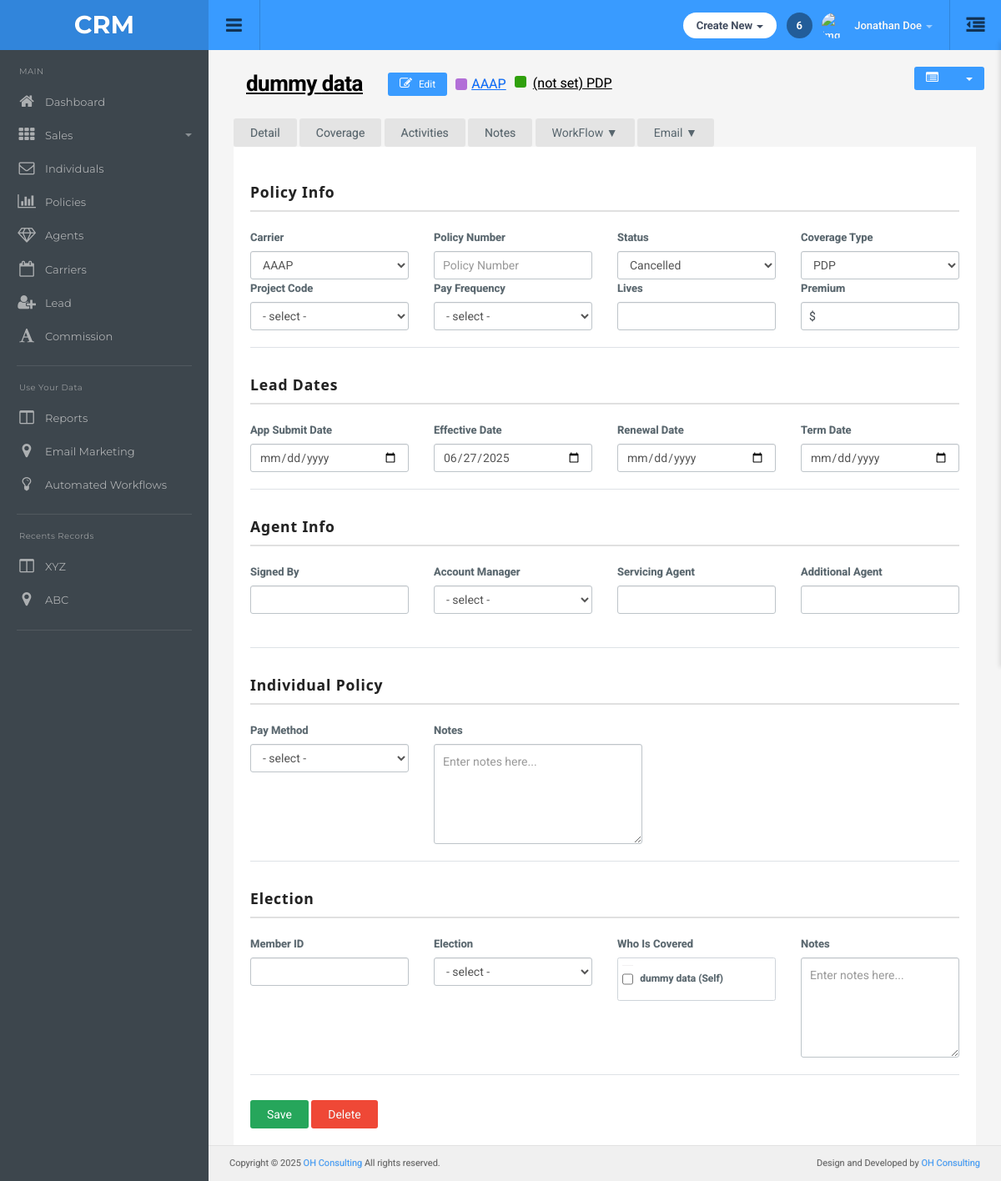
Before: /policy/detail/1/ with the older database file.
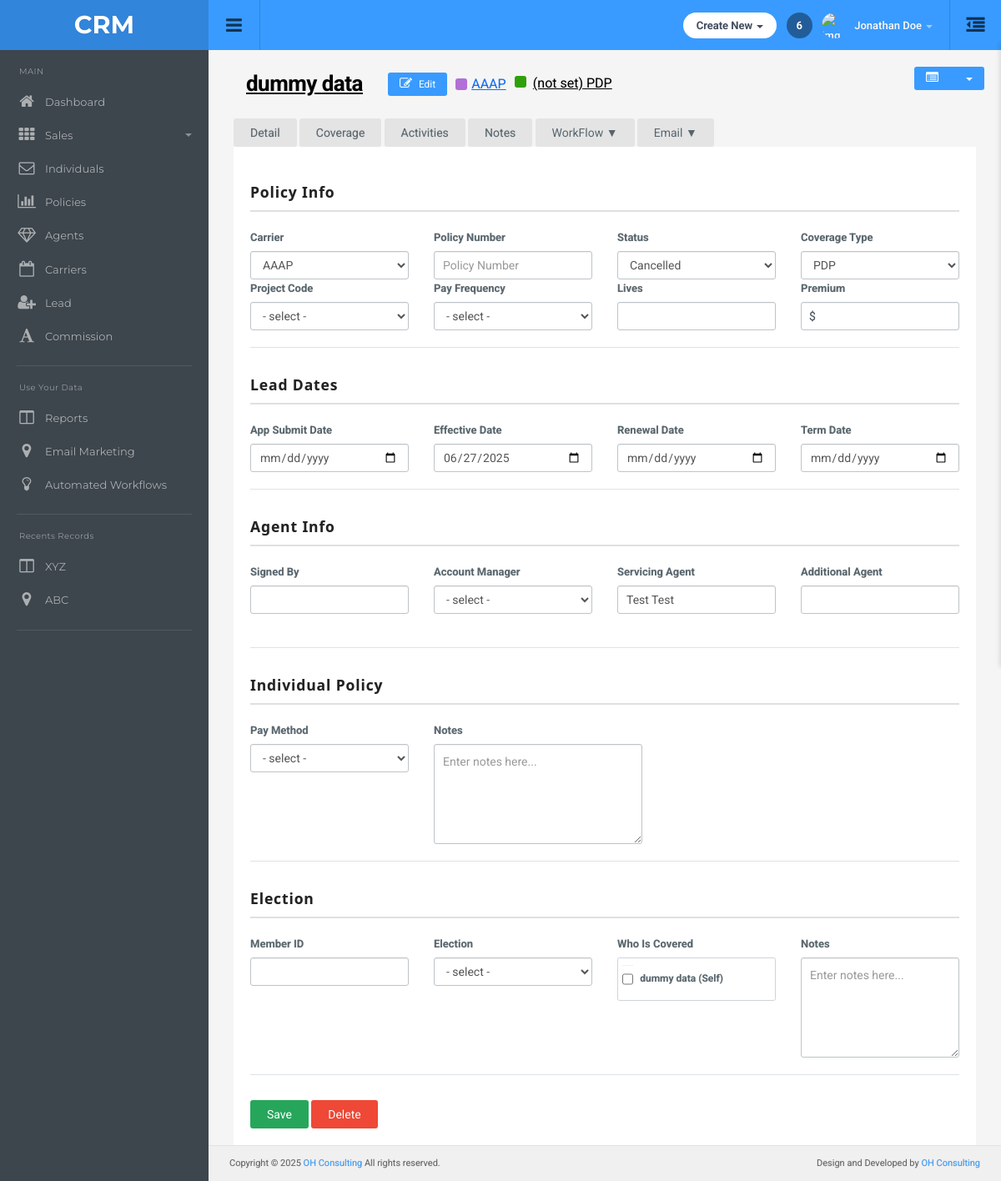
After: the same page with the newer database file.
### main/models.py (models this page shows, shortened)
class Policy(models.Model):
    individual = models.ForeignKey(Individuals, on_delete=models.CASCADE, related_name='policy_individual')
    carrier = models.ForeignKey(Carrier, on_delete=models.CASCADE, related_name='policy_carrier')
    policy_number = models.CharField(max_length=100,null=True , blank=True)
    status = models.CharField(max_length=100)
    coverage_type = models.CharField(max_length=100)
    effective_date = models.DateField(null=True,blank=True)
    agent =  models.ForeignKey(Agent,on_delete=models.SET_NULL,null=True,blank=True,related_name="policy_agent")

class Individuals(models.Model):
    first_name = models.CharField(max_length=100)
    middle_name = models.CharField(max_length=100,null=True,blank=True)
    last_name = models.CharField(max_length=100)
    individual_type = models.CharField(max_length=100,null=True,blank=True)
    servicing_agent = models.ForeignKey(Agent,on_delete=models.CASCADE,null=True,blank=True)
    email = models.EmailField(null=True,blank=True)
    business_phone = models.CharField(max_length=10, blank=True, null=True)
    business_ext = models.CharField(max_length=10, blank=True, null=True)
    home_phone = models.CharField(max_length=10, blank=True, null=True)
    home_ext = models.CharField(max_length=10, blank=True, null=True)
    cell_phone = models.CharField(max_length=10, blank=True, null=True)
    cell_ext = models.CharField(max_length=10, blank=True, null=True)
    carrier = models.ForeignKey(Carrier,on_delete=models.SET_NULL,null=True,blank=True)

class Carrier(models.Model):
    name = models.CharField(max_length=100)
    class Meta:
        app_label = "main"

class Agent(models.Model):
    first_name = models.CharField(max_length=100)
    last_name = models.CharField(max_length=100,null=True,blank=True)
    business_phone = models.CharField(max_length=12,null=True,blank=True)
    ext = models.CharField(max_length=10,null=True,blank=True)
    email = models.EmailField(null=True,blank=True)
    agent_type = models.CharField(max_length=50,null=True,blank=True)
    status = models.CharField(max_length=50,null=True,blank=True)
    npn = models.CharField(max_length=100,null=True,blank=True)
    agency = models.ForeignKey(Agency,on_delete=models.CASCADE,related_name="agent_agency")
    agent_number = models.CharField(max_length=100,null=True,blank=True)

### main/views.py (the view, shortened to what this page needs)
# urls.py: path('policy/detail/<int:policy_id>/', views.policy_tab, name='policy_tab'),
def policy_tab(request, policy_id):
    policy = get_object_or_404(Policy, id=policy_id)
    carriers = Carrier.objects.all()
    policy_details, _ = PolicyDetails.objects.get_or_create(policy_name=policy)
    agents = Agent.objects.all()
    policy_activity = PolicyActivity.objects.filter(policy_name=policy)
    policy_notes = PolicyNotes.objects.filter(policy_name=policy)
    due_activities = PolicyActivity.objects.filter(policy_name=policy , due_date__isnull=False)
    pin_notess = PolicyNotes.objects.filter(policy_name=policy, pin_note=True)
    policy_coverage, _ = PolicyCoverage.objects.get_or_create(policy_name=policy)
    carrier_products = []
    if policy.carrier:
        carrier_products = CarrierProduct.objects.filter(carrier=policy.carrier)
    return render(request, 'policy/policytab.html', {
        'policy_id': policy_id,
        'policy': policy,
        'policy_details': policy_details,
        'carriers': carriers,
        'agents': agents,
        'policy_activity': policy_activity,
        'policy_notes': policy_notes,
        'policy_coverage':policy_coverage,
        'carrier_products': carrier_products,
        'due_activities': due_activities,
        'pin_notess': pin_notess,
    })

### templates/policy/policytab.html (shortened to what this page needs)
{% extends "dashboard/base.html" %}
{% load static %}
{% block main-content %}
<div class="action-buttons">
  <div class="btn-group summary-group position-relative">
    <button id="toggle-carrier-summary" class="btn btn-default btn-sm">
      <i class="fa fa-list-alt"></i>
    </button>
    <button class="btn btn-default btn-sm dropdown-toggle" data-toggle="dropdown">
      <span class="caret"></span>
    </button>
  </div>
</div>
<div class="main-content-wrapper">
    <div class="container-default">
        <div class="content-wrapper">
            <div class="search-agents-container">
                <div class="page-header-row clearfix" style="margin-bottom: 20px;">
                    <div style="float: left;">
                        <h1 class="page-title" style="margin: 0;"><a href="#"
                                class="clickable-name">{{policy.individual.first_name}} {{policy.individual.middle_name}}
                                {{policy.individual.last_name}}</a></h1>
                    </div>
                    <div style="float: left; margin-left: 15px; display: flex; align-items: center; gap: 10px;">
                        <button type="button" class="btn btn-sm btn-default" data-toggle="modal" data-target="#editModal" data-policy-id="{{ policy.id }}"
                        data-individual-id="{{ policy.individual.id }}"
                        data-individual-name="{{ policy.individual.first_name }} {{ policy.individual.middle_name }} {{ policy.individual.last_name }}">
                            <i class="fa fa-edit"></i> Edit
                        </button>
                        <div class="wellcare-tag" style="margin: 0;">
                            <span class="wellcare-color"></span>
                            <a href="{% url 'carrier_detail' policy.carrier.id %}"
                                class="wellcare-link">{{policy.carrier.name}}</a>
                        </div>
                        <div class="PDP-tag" style="margin: 0;">
                            <span class="PDP-color"></span>
                            <span class="PDP-link">{{policy.policy_number|default:"(not set)"}}
                                {{policy.coverage_type}}</span>
                        </div>
                    </div>
                </div>
              <div class="nav-tabs-container d-flex flex-wrap">
<div class="btn-group nav-tab-btn-group me-3 mb-2">
    <a href="#detail-policy" class="btn btn-secondary nav-tab-btn" data-toggle="tab">Detail</a>
</div>
    <div class="btn-group nav-tab-btn-group me-3 mb-2">
        <a href="#Coverage-policy" class="btn btn-secondary nav-tab-btn" data-toggle="tab">Coverage</a>
    </div>
    <div class="btn-group nav-tab-btn-group me-3 mb-2">
        <a href="#Activities-policy" class="btn btn-secondary nav-tab-btn" data-toggle="tab">Activities</a>
    </div>
    <div class="btn-group nav-tab-btn-group me-3 mb-2">
        <a href="#Notes-policy" class="btn btn-secondary nav-tab-btn" data-toggle="tab">Notes</a>
    </div>
    <div class="btn-group nav-tab-btn-group me-3 mb-2">
        <button type="button" class="btn btn-secondary nav-tab-btn dropdown-toggle" data-toggle="dropdown"
            aria-haspopup="true" aria-expanded="false">
            WorkFlow ▼
        </button>
    </div>
    <div class="btn-group nav-tab-btn-group me-3 mb-2">
        <button type="button" class="btn btn-secondary nav-tab-btn dropdown-toggle" data-toggle="dropdown"
            aria-haspopup="true" aria-expanded="false">
            Email ▼
        </button>
    </div>
</div>
                <div class="tab-content">
                    <div class="tab-pane active" id="detail-policy">
                        {% include "policy/policydetails.html" %}
                    </div>
                </div>
            </div>
        </div>
    </div>
</div>
<link rel="stylesheet" href="https://code.jquery.com/ui/1.13.2/themes/base/jquery-ui.css">
{% endblock %}

### templates/policy/policydetails.html (shortened to what the changed rows need)
<form action="" method="post">
<div class="agent-info-container mt-4">
    <h1 class="section-title">Policy Info</h1>
    <div class="row">
        <div class="col-md-3">
            <label>Carrier</label>
            <select name="carrier" class="form-control">
                {% for carrier in carriers %}
                    <option value="{{ carrier.id }}" {% if policy.carrier.id == carrier.id %}selected{% endif %}>
                        {{ carrier.name }}
                    </option>
                {% endfor %}
            </select>
        </div>
        <div class="col-md-3">
            <label>Status</label>
            <select name="status" class="form-control">
                <option value="Cancelled" {% if policy.status == "Cancelled" %}selected{% endif %}>Cancelled</option>
            </select>
        </div>
        <div class="col-md-3">
            <label>Coverage Type</label>
            <select class="form-control" name="coverage_type">
                <option value="PDP" {% if policy.coverage_type == "PDP" %}selected{% endif %}>PDP</option>
            </select>
        </div>
    </div>
</div>
<div class="agent-info-container mt-4">
    <h1 class="section-title">Lead Dates</h1>
    <div class="row">
        <div class="col-md-3">
            <label>Effective Date</label>
            <input type="date" class="form-control" name="effective_date" value="{{policy.effective_date|date:'Y-m-d'|default:"" }}">
        </div>
    </div>
</div>
<div class="agent-info-container mt-4">
    <h1 class="section-title">Agent Info</h1>
    <div class="row">
       <div class="col-md-3">
            <label>Servicing Agent</label>
            <input type="text" class="form-control agent-autocomplete" id="affiliates_agent"
                autocomplete="off" value="{{policy.agent.first_name}} {{policy.agent.last_name}}">
        </div>
    </div>
</div>
<div class="agent-info-container mt-4">
    <h1 class="section-title">Individual Policy</h1>
</div>
<div class="agent-info-container mt-4">
    <h1 class="section-title">Election</h1>
    <div class="row">
        <div class="col-md-3">
            <div class="checkbox-container" style="max-height: 120px; overflow-y: auto;">
                <div class="checkbox-item">
                    <input type="checkbox" name="who_is_covered" id="covered_self"
                        {% if policy_details.who_is_covered %}checked{% endif %}>
                    <label for="covered_self">{{ policy.individual.first_name }} {{ policy.individual.middle_name }} {{ policy.individual.last_name }} (Self)</label>
                </div>
            </div>
        </div>
    </div>
</div>
</form>
<link rel="stylesheet" href="https://code.jquery.com/ui/1.13.2/themes/base/jquery-ui.css">

Changed rows visible on the page:
changed Policy "(not set)": agent.first_name (not shown) → "Test Test"
